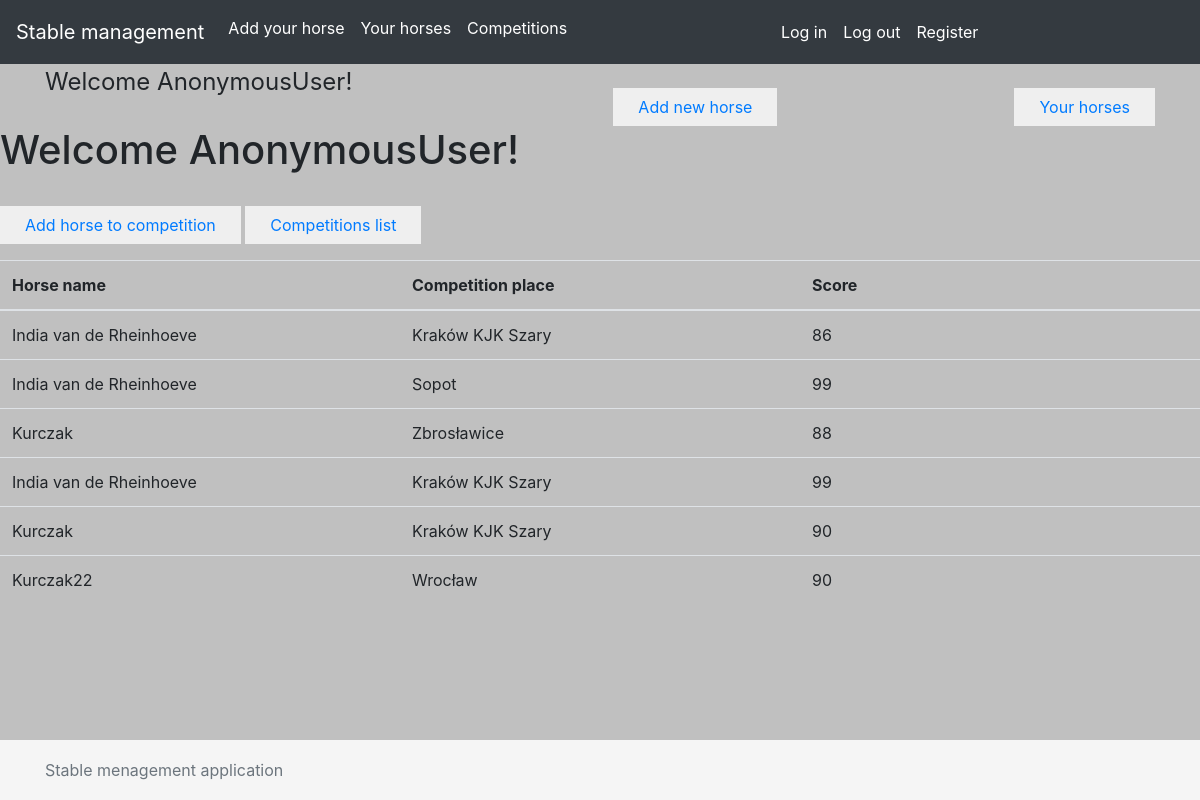
The page /stable_schedule/horse/competitions/summary/ on the database as committed earlier.
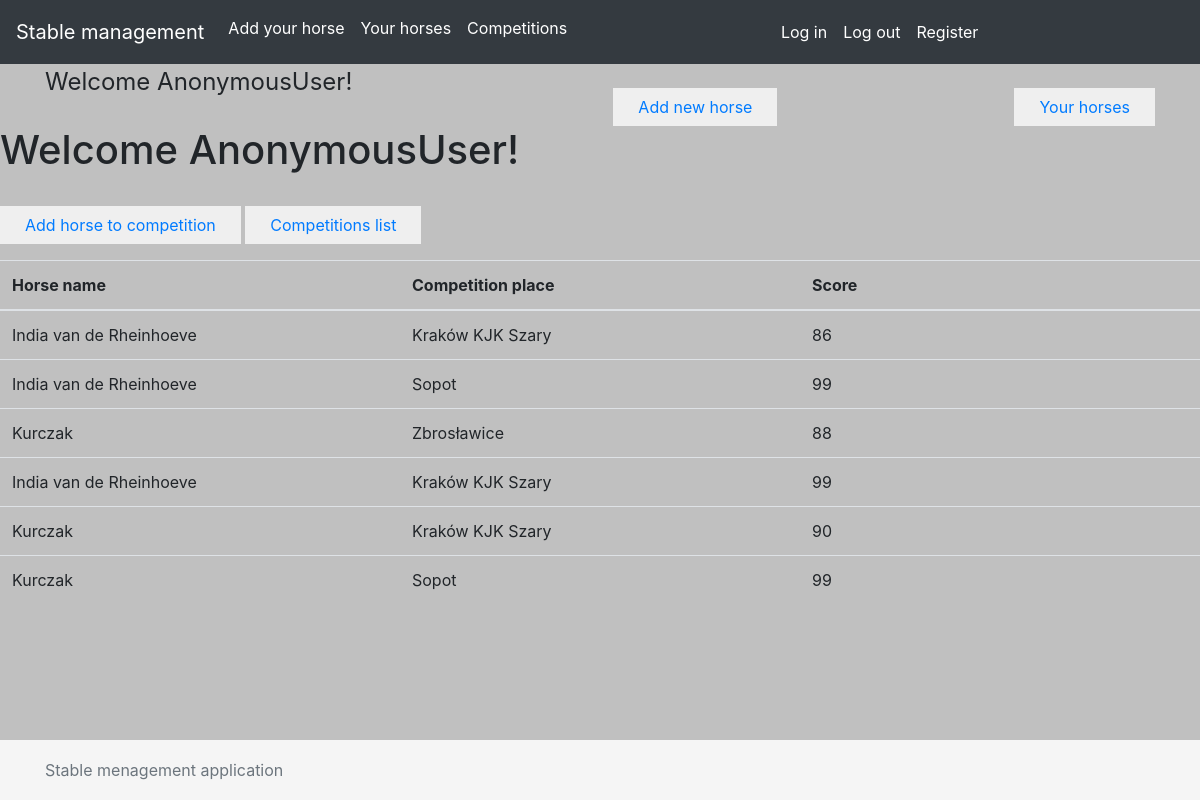
The same page on the database as committed later.
### stable_schedule/models.py (models this page shows)
class HorseCompetition(models.Model):
    horse = models.ForeignKey(Horse, on_delete=models.CASCADE)
    competition = models.ForeignKey(Competition, on_delete=models.CASCADE)
    score = models.IntegerField()

class Horse(models.Model):
    name = models.CharField (max_length=64)
    age = models.IntegerField()
    pedigree = models.CharField(max_length=100)
    owner = models.ForeignKey(User, on_delete=models.CASCADE, related_name='horses')
    competitions = models.ManyToManyField('Competition', related_name='horses')

class Competition(models.Model):
    place = models.CharField(max_length=64)
    date = models.DateField()

### stable_schedule/views.py (the view)
# urls.py: path('horse/competitions/summary/', views.HorseCompetitionView.as_view(), name='competition_summary'),
class HorseCompetitionView(View):
    def get(self, request):
        horsecompetitions = HorseCompetition.objects.all()
        return render(request, 'horsecompetitions_list.html', {'horsecompetitions': horsecompetitions})

### templates/horsecompetitions_list.html
{% extends 'base.html' %}
{% block content %}
    <h1>Welcome {{ user }}!</h1>
    <p><button class="btn btn-color rounded-0 mt-4 pl-4 pr-4">
                <a href="/stable_schedule/horse/competitions/add_horse/">Add horse to competition</a>
            </button>
                <button class="btn btn-color rounded-0 mt-4 pl-4 pr-4">
                <a href="/stable_schedule/horse/competitions/list/">Competitions list</a>
            </button>
    </p>
    <table class="table">
    <thead>
    <tr>
      <th scope="col" class="col-2">Horse name</th>
      <th scope="col" class="col-1">Competition place</th>
      <th scope="col" class="col-1">Score</th>
    </tr>
  </thead>
    <tbody>
    {%  for horsecompetition in horsecompetitions %}
    <tr>
      <td class="col-2">
          {{ horsecompetition.horse.name }}<br>
      </td>
        <td class="col-2"> {{ horsecompetition.competition.place }}
        </td>
        <td class="col-2">{{ horsecompetition.score }}
        </td>
    </tr>
      {% endfor %}
  </tbody>
</table>
{% endblock %}

### templates/base.html (shortened to what this page needs)
<!DOCTYPE html>
{% load static %}
<html lang="en">
<head>
  <link rel="stylesheet" href="https://maxcdn.bootstrapcdn.com/bootstrap/4.0.0/css/bootstrap.min.css">
</head>
<body style="background-color:silver">
<nav class="navbar navbar-expand-lg navbar navbar-dark bg-dark">
  <a class="navbar-brand" href="/">Stable management</a>
  <div class="collapse navbar-collapse" id="navbarNavAltMarkup">
    <div class="navbar-nav">
        <a class="nav-item nav-link active" href="/stable_schedule/horse/new/">Add your horse<span class="sr-only">(current)</span></a>
      <a class="nav-item nav-link active" href="/stable_schedule/horse/list/">Your horses<span class="sr-only">(current)</span></a>
        <a class="nav-item nav-link active" href="/stable_schedule/horse/competitions/list/">Competitions<span class="sr-only">(current)</span></a><br><br>
    </div>
  </div>
    <div class="collapse navbar-collapse" id="navbarNavAltMarkup">
    <div class="navbar-nav">
        <a class="nav-item nav-link active" href="/accounts/login/">Log in<span class="sr-only">(current)</span></a>
        <a class="nav-item nav-link active" href="/accounts/logout/">Log out<span class="sr-only">(current)</span></a>
        <a class="nav-item nav-link active" href="/accounts/register/">Register<span class="sr-only">(current)</span></a>
    </div>
    </div>
</nav>
<section class="section-more padding-small">
    <div class="container d-flex justify-content-between">
        <div class="mr-4">
    <span style="font-size: x-large">Welcome {{ user }}!</span>
        </div>
        <div>
            <button class="btn btn-color rounded-0 mt-4 pl-4 pr-4">
                <a href="/stable_schedule/horse/new/">Add new horse</a>
            </button>
        </div>
                <div>
            <button class="btn btn-color rounded-0 mt-4 pl-4 pr-4">
                <a href="/stable_schedule/horse/list/">Your horses</a>
            </button>
        </div>
    </div>
</section>
{% block content %}
{% endblock %}
<footer class="footer">
      <div class="container">
        <span class="text-muted">Stable menagement application</span>
      </div>
    </footer>
</body>
</html>

### templates/base.html (style rules this page uses)
.footer { position: absolute; bottom: 0; width: 100%; height: 60px; line-height: 60px; background-color: #f5f5f5; }

Rows that differ between the two databases and show on the page:
removed HorseCompetition: horse.name "Kurczak22", competition.place "Wrocław", score "90"
added HorseCompetition: horse.name "Kurczak", competition.place "Sopot", score "99"
